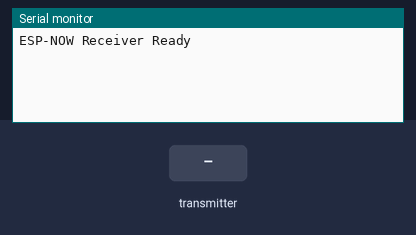
A sketch run on a simulated ESP32. Shown: the last lines printed to the serial monitor. Inputs (shaded band) come from the test bench.

Above: at 2.2 s.
2.3 s: the transmitter starts sending tds = 0
At 2.66 s:
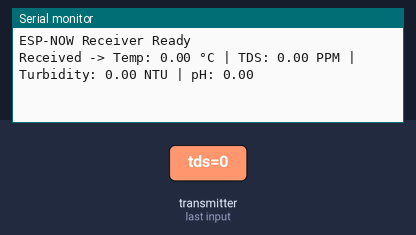
4.3 s: the transmitter starts sending turbidity = 25
At 4.66 s:
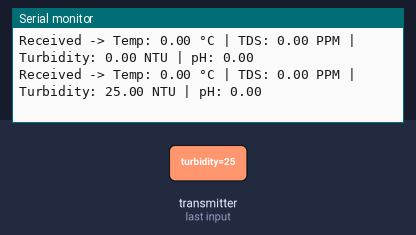
5.8 s: the transmitter starts sending temperature = 25
At 6.16 s:
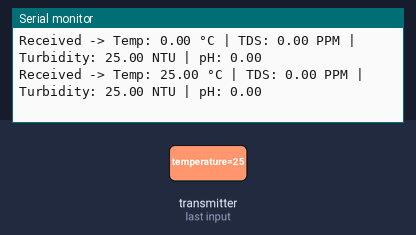
7.3 s: the transmitter starts sending ph = 25
At 7.66 s:
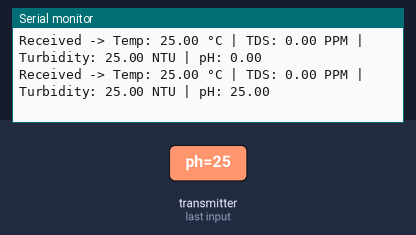
8.8 s: the transmitter starts sending tds = 25
At 9.16 s:
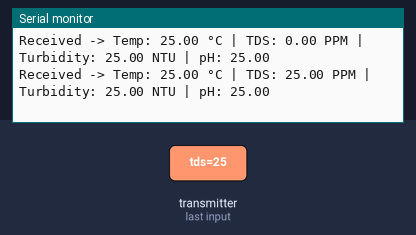
10.3 s: the transmitter starts sending turbidity = 0
At 10.66 s:
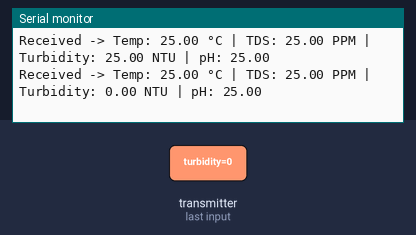

The sketch:

espreceiver.ino
```cpp
#include <esp_now.h>
#include <WiFi.h>

typedef struct SensorData {
  float tds;
  float turbidity;
  float temperature;
  float ph;
} SensorData;

SensorData receivedData;

void onDataRecv(const esp_now_recv_info_t *recv_info, const uint8_t *incomingData, int len) {
  if (len == sizeof(receivedData)) {
    memcpy(&receivedData, incomingData, sizeof(receivedData));

    Serial.printf("Received -> Temp: %.2f °C | TDS: %.2f PPM | Turbidity: %.2f NTU | pH: %.2f \n",
                  receivedData.temperature, receivedData.tds, receivedData.turbidity, receivedData.ph);
  }
}

void setup() {
  Serial.begin(115200);
  delay(1000);

  WiFi.mode(WIFI_STA);

  if (esp_now_init() != ESP_OK) {
    Serial.println("ESP-NOW failed to initialize");
    return;
  }

  esp_now_register_recv_cb(onDataRecv);
  Serial.println("ESP-NOW Receiver Ready");
}

void loop() {
}
```

Measured:
- after the input at 2.3 s, the serial monitor: prints a new line after 0.05 s (image 1)
- after the input at 4.3 s, the serial monitor: prints a new line after 0.05 s (image 2)
- after the input at 5.8 s, the serial monitor: prints a new line after 0.05 s (image 3)
- after the input at 7.3 s, the serial monitor: prints a new line after 0.05 s (image 4)
- after the input at 8.8 s, the serial monitor: prints a new line after 0.05 s (image 5)
- after the input at 10.3 s, the serial monitor: prints a new line after 0.05 s (image 6)
